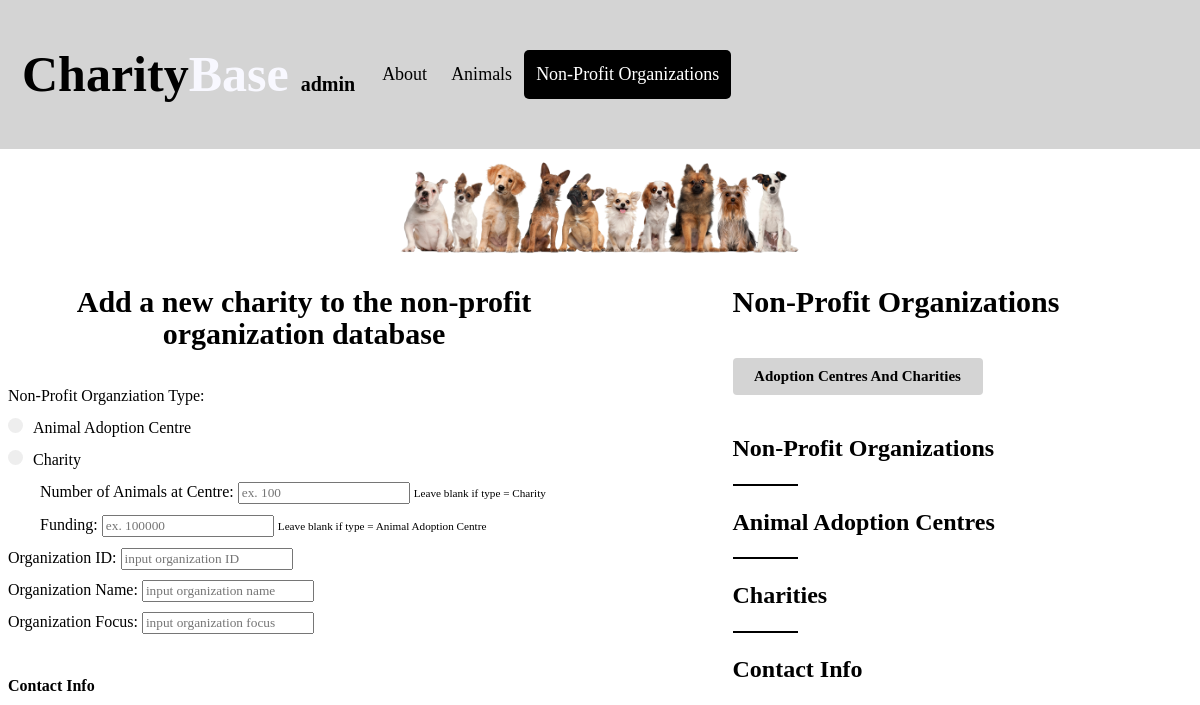
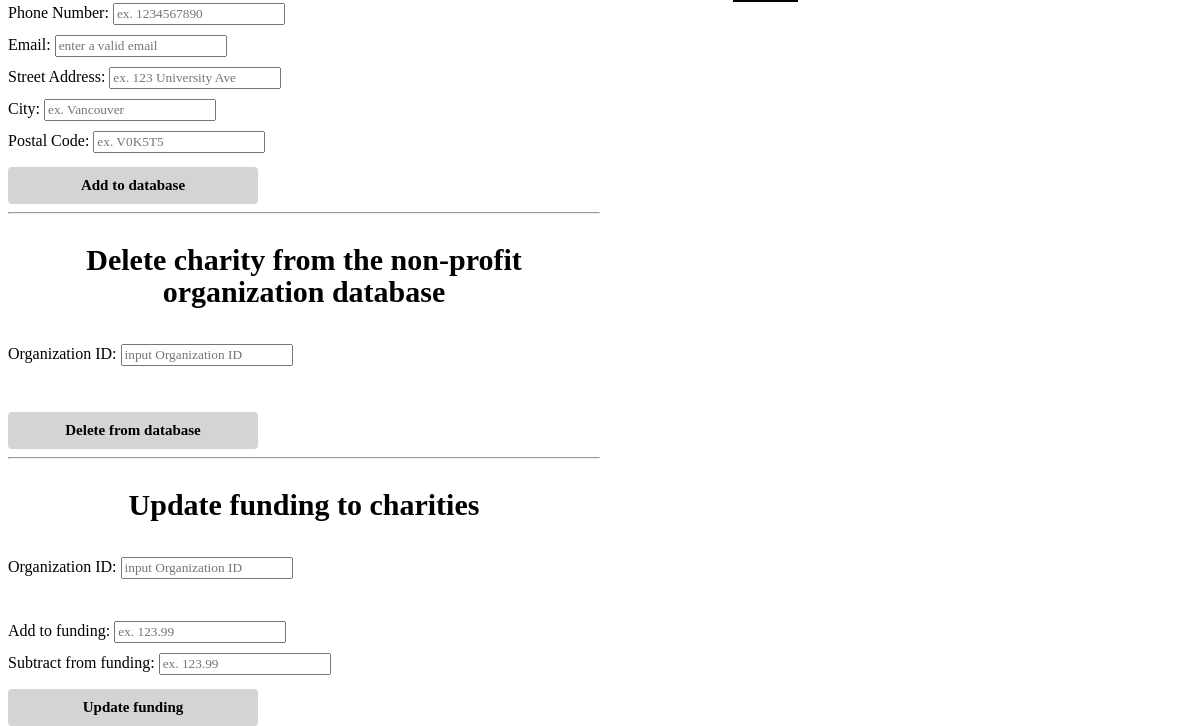
Page /CharityBase/AdminNPO.php on the earlier database version (2 pictures, top to bottom).
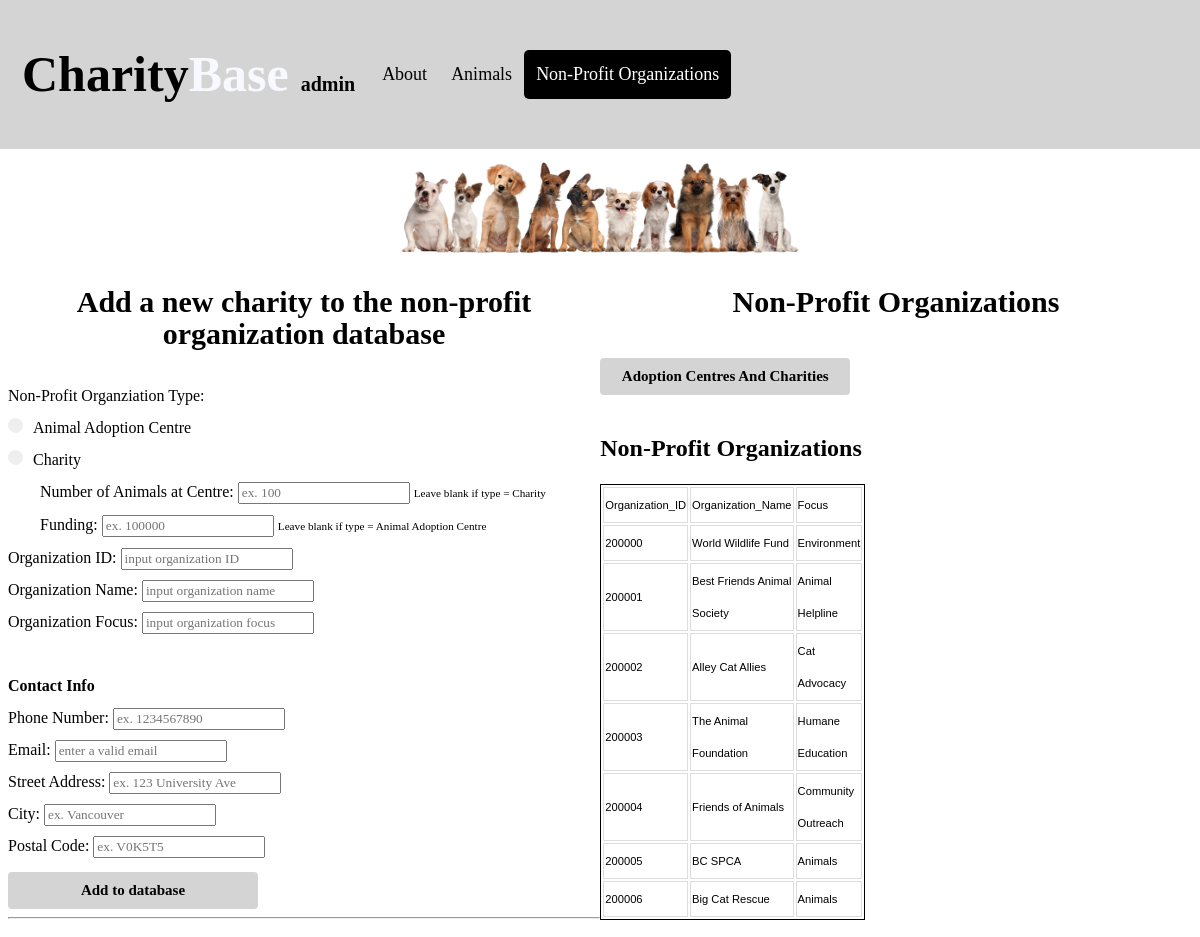
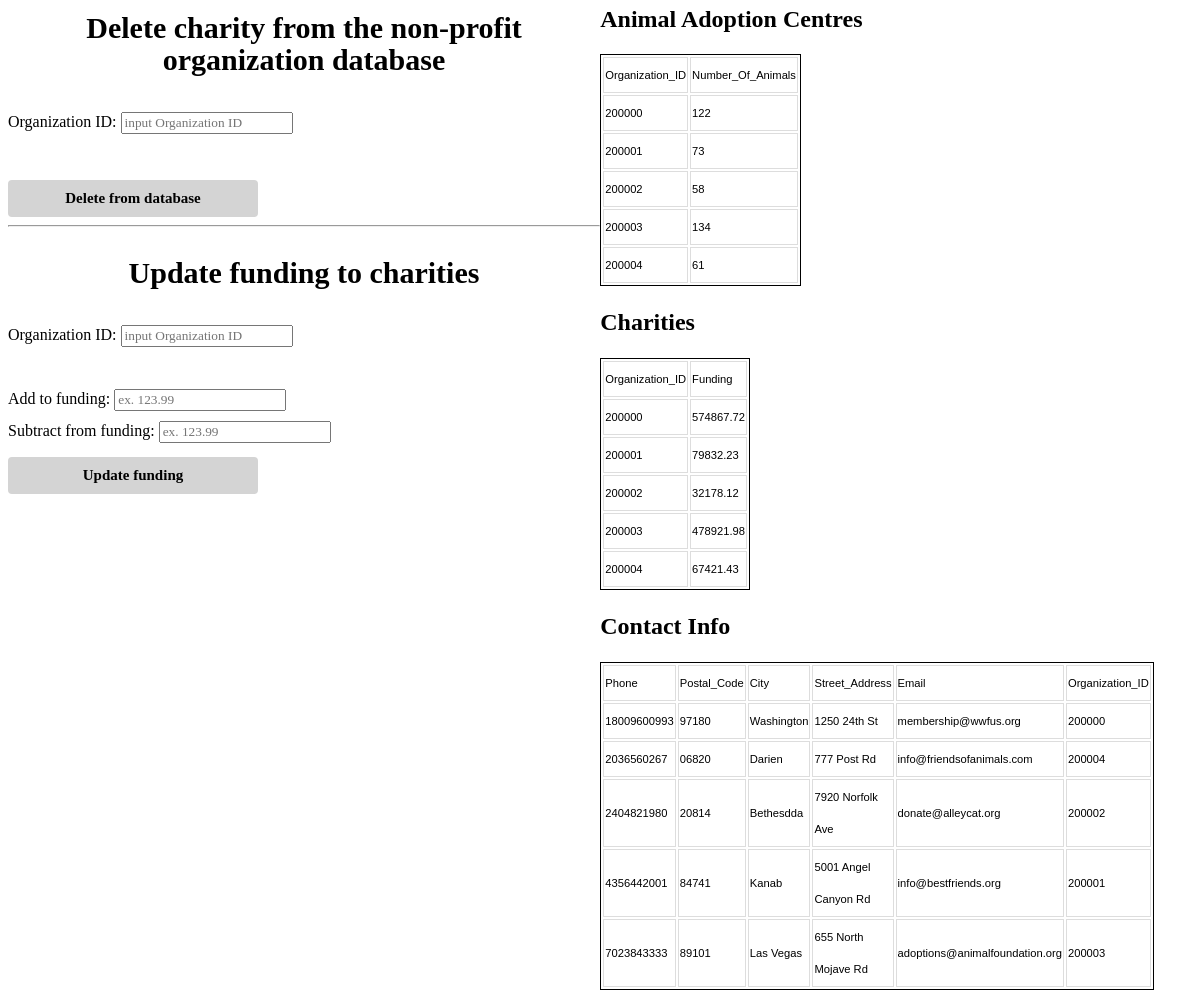
Same page on the later database version (2 pictures, top to bottom).
### tables this page shows
CREATE TABLE Non_Profit_Organization (
	Organization_ID CHAR(6), 
	Organization_Name CHAR(30),
	Focus CHAR(20),
	PRIMARY KEY (Organization_ID)
);

CREATE TABLE Animal_Adoption_Center (
	Organization_ID CHAR(6),
	Number_Of_Animals INTEGER,
	PRIMARY KEY (Organization_ID),
	FOREIGN KEY (Organization_ID) REFERENCES Non_Profit_Organization(Organization_ID)
		ON DELETE CASCADE
);

CREATE TABLE Charity (
	Organization_ID CHAR(6),
	Funding REAL,
	PRIMARY KEY (Organization_ID),
	FOREIGN KEY (Organization_ID) REFERENCES Non_Profit_Organization(Organization_ID)
		ON DELETE CASCADE
);

CREATE TABLE NPOContactInfo (
	Organization_ID CHAR(6),
	Phone CHAR(11),
	PRIMARY KEY (Organization_ID,Phone),
	FOREIGN KEY (Organization_ID) REFERENCES Non_Profit_Organization(Organization_ID)
		ON DELETE CASCADE,
	FOREIGN KEY (Phone) REFERENCES ContactInfo(Phone)
	);

CREATE TABLE ContactInfo (
	Phone CHAR(11),
	Postal_Code CHAR(6), 
	City CHAR(20),
	Street_Address CHAR(20),
	Email CHAR(50),
	PRIMARY KEY (Phone)
);

### CharityBase/db.php (the view, shortened to what this page needs)
<?php
function display_data($data) {
    $output = "<table>";
    foreach($data as $key => $var) {
        if($key===0) {
            $output .= '<tr>';
            foreach($var as $col => $val) {
                $output .= '<td>' . $col . '</td>';
            }
            $output .= '<tr>';
			foreach($var as $col => $val) {
                $output .= '<td>' . $val . '</td>';
            }
            $output .= '</tr>';
        }
        else {
            $output .= '<tr>';
            foreach($var as $col => $val) {
                $output .= '<td>' . $val . '</td>';
            }
            $output .= '</tr>';
        }
    }
    $output .= '</table>';
    echo $output;
}

### CharityBase/AdminNPO.php (shortened to what this page needs)
<!DOCTYPE html>
<html lang"en">
  <head>
    <link rel="stylesheet" type="text/css" href="adminStyle.css" />
  </head>
  <body>
    <div id="navbaradmin">
      <a href="index.php" id="logo"><span class="black">Charity</span><span class="white">Base</span></a>
      <div id="subtitle"> admin</div>
      <div id="navbaradmin-left">
        <a href="AdminHome.html">About</a>
        <a href="AdminAnimals.php">Animals</a>
        <a class="active" href="AdminNPO.php">Non-Profit Organizations</a>
      </div>
    </div>
    <img src="images/lineup.png" class="center" >
    <div id="content animalRow">
        <div class="animalColumn">
            <div class="postBox">
                <div style="display: inline-block; text-align: left;">
                    <div class="admincontenttext">
                        <h3>Add a new charity to the non-profit organization database</h3>
                    </div>
                    <form method="POST" action="AdminNPO.php">
                        <div>
                            <label>
                                Non-Profit Organziation Type:
                                <label class="container">Animal Adoption Centre
                                <span class="checkmark"></span>
                                </label>
                                <label class="container">Charity
                                <span class="checkmark"></span>
                                </label>
                            </label>
                        </div>
                        <div>
                            <label>
                                Number of Animals at Centre:
                                <input name="numberAnimals" type="text" placeholder="ex. 100">
                                <span class="notice">Leave blank if type = Charity</span>
                            </label>
                        </div>
                        <div>
                            <label>
                                Funding:
                                <input name="funding" type="text" placeholder="ex. 100000">
                                <span class="notice">Leave blank if type = Animal Adoption Centre</span>
                            </label>
                        </div>
                        <div>
                            <label>
                                Organization ID:
                                <input name="organizationID" type="text" placeholder="input organization ID" required>
                            </label>
                        </div>
                        <div>
                            <label>
                                Organization Name:
                                <input name="organizationName" type="text" placeholder="input organization name">
                            </label>
                        </div>
						<div>
                            <label>
                                Organization Focus:
                                <input name="Focus" type="text" placeholder="input organization focus">
                            </label>
                        </div>
                        <b>Contact Info</b>
                        <div>
                            <label>
                                Phone Number:
                                <input name="number" type="text" placeholder="ex. 1234567890" required>
                            </label>
                        </div>
                        <div>
                            <label>
                                Email:
                                <input name="email" type="email" placeholder="enter a valid email">
                            </label>
                        </div>
                        <div>
                            <label>
                                Street Address:
                                <input name="address" type="text" placeholder="ex. 123 University Ave">
                            </label>
                        </div>
                        <div>
                            <label>
                                City:
                                <input name="city" type="text" placeholder="ex. Vancouver">
                            </label>
                        </div>
                        <div>
                            <label>
                                Postal Code:
                                <input name="postalCode" type="text" placeholder="ex. V0K5T5">
                            </label>
                        </div>
                        <div class="submitButton">
                            <center><button class="button" type="submit" name="AddNPOSubmit"><span>Add to database</span></button></center>
                        </div>
                    </form>
                </div>
                <hr>
                <div class="admincontenttext">
                    <h3>Delete charity from the non-profit organization database</h3>
                </div>
                <div style="display: inline-block; text-align: left;">
                    <form method="POST" action="AdminNPO.php">
                        <div>
                            <label>
                                Organization ID:
                                <input name="deleteOrgID" type="text" placeholder="input Organization ID">
                            </label>
                        </div>
                        <div class="submitButton">
                        <center><button class="button" type="submit" name="deleteOrgSubmit"><span>Delete from database</span></button></center>
                        </div>
                    </form>
                </div>
                <hr>
                <div class="admincontenttext">
                    <h3>Update funding to charities</h3>
                </div>
                <div style="display: inline-block; text-align: left;">
                    <form method="POST" action="AdminNPO.php">
                        <div>
                            <label>
                                Organization ID:
                                <input name="UpdateOrganization_ID" type="text" placeholder="input Organization ID">
                            </label>
                        </div>
                        <div>
                            <label>
                                Add to funding:
                                <input name="addFunding" type="text" placeholder="ex. 123.99">
                            </label>
                        </div>
                        <div>
                            <label>
                                Subtract from funding:
                                <input name="subtractFunding" type="text" placeholder="ex. 123.99">
                            </label>
                        </div>
                        <div class="submitButton">
                        <center><button class="button" type="submit" name="updateFundingSubmit"><span>Update funding</span></button></center>
                        </div>
                    </form>
                </div>
            </div>
        </div>
        <div class="animalColumn">
            <div class="postBox">
                <div style="display: inline-block; text-align: left;">
				<div class="submitButton">
				 <h3>Non-Profit Organizations</h3>
				<form method="POST" action="AdminNPO.php">
                <button class="button" type="submit" name="Join" action="AdminNPO.php"><span>Adoption Centres And Charities</span></button></br></br>
			</form>
            <?php  include 'db.php';
					if (isset($_POST['Join'])){
						print"<h2>Adoption Centres</h2>";
					$Orgresult = mysqli_query($con,"SELECT *
					 FROM Non_Profit_Organization N, Animal_Adoption_Center A, ContactInfo X, NPOContactInfo I
					 WHERE ((N.Organization_ID=A.Organization_ID AND N.Organization_ID=I.Organization_ID AND I.Phone=X.Phone )
					 )");
					display_data($Orgresult);
					print"<h2>Charities</h2>";
					$Cresult = mysqli_query($con,"SELECT *
					 FROM Non_Profit_Organization N, Charity C, ContactInfo X, NPOContactInfo I
					 WHERE ((N.Organization_ID=C.Organization_ID AND N.Organization_ID=I.Organization_ID AND I.Phone=X.Phone )
					 )");
					display_data($Cresult);
					}else{
						print "<h2>Non-Profit Organizations</h2>";
                     $Orgresult = mysqli_query($con,"SELECT * FROM Non_Profit_Organization");
					display_data($Orgresult);
					print "<h2>Animal Adoption Centres</h2>";
					print "<h2>Charities</h2>";
					print "<h2>Contact Info</h2>";
					}
					?>
                </div>
            </div>
        </div>
    </div>
</div>
</body>
</html>

### CharityBase/adminStyle.css (style rules this page uses)
.admincontenttext { margin-top:0px; padding-left:10px; padding-right:10px; }
#navbaradmin #subtitle { float: left; color: black; text-align: center; padding-top: 22px; padding-right: 15px; font-weight: bold; text-decoration: none; font-size: 20px; line-height: 25px; }
#navbaradmin { overflow: hidden; background-color:#d4d4d4; padding: 50px 10px; transition: 0.4s; position: fixed; width: 100%; top: 0; left: 0; z-index: 99; }
#navbaradmin a { float: left; color: black; text-align: center; padding: 12px; text-decoration: none; font-size: 18px; line-height: 25px; border-radius: 5px; }
#navbaradmin #logo { font-size: 50px; font-weight: bold; transition: 0.4s; }
#navbaradmin a.active { background-color: #000000; color: white; }
#navbaradmin-left { float: left; }
.admincontenttext h3 { color:#000000; font-size:30px; text-align: center; }
.container { display: block; position: relative; padding-left: 25px; cursor: pointer; -webkit-user-select: none; -moz-user-select: none; -ms-user-select: none; user-select: none; }
.checkmark { position: absolute; margin-top: 6px; top: 0; left: 0; height: 15px; width: 15px; background-color: #eee; border-radius: 50%; }
.checkmark::after { content: ""; position: absolute; display: none; }
.center { display: block; margin-left: auto; margin-right: auto; width: 35%; height: 35%; margin-top:150px; }
.black { color:#000000; }
.white { color:#f8f8ff; }
.postBox { text-align: center; line-height: 200%; }
.notice { font-size: 0.7em; }
.animalColumn { float: left; width: 50%; }
.animalColumn h3 { color:#000000; font-size:30px; text-align: center; }
.button { border-radius: 4px; background-color: #d4d4d4; border: none; color: #000000; text-align: center; font-size: 15px; font-weight: bold; padding: 10px; width: 250px; transition: all 0.5s; cursor: pointer; margin-top: 10px; float: left; }
.button span { cursor: pointer; display: inline-block; position: relative; transition: 0.5s; }
.button span:after { content: '\00bb'; position: absolute; opacity: 0; top: 0; right: -20px; transition: 0.5s; }
* { font-family:"Times New Roman", Times, serif; }
table { width: 20%; border: 1px solid black; margin-top: 10px; }
td { font-size: 18px; border: 1px solid #DDD; color: black; }

### CharityBase/AdminNPO.php (style rules this page uses)
table { width: 20%; border: 1px solid black; }
td { font-family: Arial, Helvetica, sans-serif; font-size: .7em; border: 1px solid #DDD; color: black; }

Differences in the rows shown:
added non_profit_organization: col "Organization_ID", col "Organization_Name", col "Focus", Organization_ID "200000", Organization_Name "World Wildlife Fund", Focus "Environment"
added non_profit_organization: Organization_ID "200001", Organization_Name "Best Friends Animal Society", Focus "Animal Helpline"
added non_profit_organization: Organization_ID "200002", Organization_Name "Alley Cat Allies", Focus "Cat Advocacy"
added non_profit_organization: Organization_ID "200003", Organization_Name "The Animal Foundation", Focus "Humane Education"
added non_profit_organization: Organization_ID "200004", Organization_Name "Friends of Animals", Focus "Community Outreach"
added non_profit_organization: Organization_ID "200005", Organization_Name "BC SPCA", Focus "Animals"
added non_profit_organization: Organization_ID "200006", Organization_Name "Big Cat Rescue", Focus "Animals"
added animal_adoption_center: col "Organization_ID", col "Number_Of_Animals", Organization_ID "200000", Number_Of_Animals "122"
added animal_adoption_center: Organization_ID "200001", Number_Of_Animals "73"
added animal_adoption_center: Organization_ID "200002", Number_Of_Animals "58"
added animal_adoption_center: Organization_ID "200003", Number_Of_Animals "134"
added animal_adoption_center: Organization_ID "200004", Number_Of_Animals "61"
added charity: col "Organization_ID", col "Funding", Organization_ID "200000", Funding "574867.72"
added charity: Organization_ID "200001", Funding "79832.23"
added charity: Organization_ID "200002", Funding "32178.12"
added charity: Organization_ID "200003", Funding "478921.98"
added charity: Organization_ID "200004", Funding "67421.43"
added npocontactinfo: col "Phone", col "Postal_Code", col "City", col "Street_Address", col "Email", col "Organization_ID", Phone "18009600993", Phone.Postal_Code "97180", Phone.City "Washington", Phone.Street_Address "1250 24th St", Phone.Email "membership@wwfus.org", Organization_ID "200000"
added npocontactinfo: Phone "2036560267", Phone.Postal_Code "06820", Phone.City "Darien", Phone.Street_Address "777 Post Rd", Phone.Email "info@friendsofanimals.com", Organization_ID "200004"
added npocontactinfo: Phone "2404821980", Phone.Postal_Code "20814", Phone.City "Bethesdda", Phone.Street_Address "7920 Norfolk Ave", Phone.Email "donate@alleycat.org", Organization_ID "200002"
added npocontactinfo: Phone "4356442001", Phone.Postal_Code "84741", Phone.City "Kanab", Phone.Street_Address "5001 Angel Canyon Rd", Phone.Email "info@bestfriends.org", Organization_ID "200001"
added npocontactinfo: Phone "7023843333", Phone.Postal_Code "89101", Phone.City "Las Vegas", Phone.Street_Address "655 North Mojave Rd", Phone.Email "adoptions@animalfoundation.org", Organization_ID "200003"
